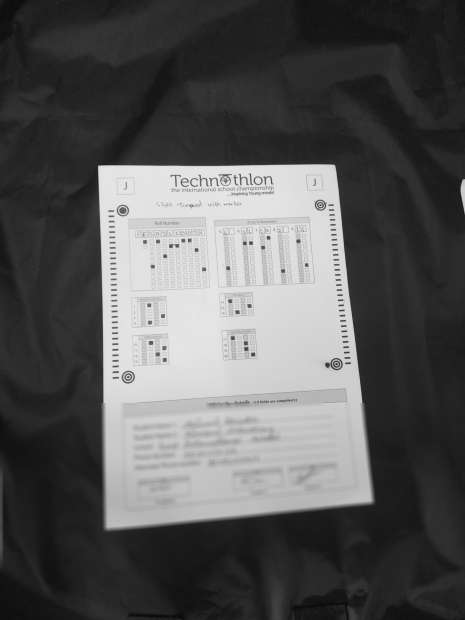
#> input picture samples/sample1/MobileCamera/sheet1.jpg, 930 x 1240 px (shown at 1/2 size)
$ jupyter execute --allow-errors OMR.ipynb
#> lines starting #> are read from the running program, lines starting #| are printed output that depends on the picture
# Algorithm OMR

OMR is used to match student roll on final exam scripts.<br />
Scripts are scanned using a document scanner and the cover pages are extracted for OMR

# Steps

Steps by images only <br />
1-read Image input

[cell 1]
import cv2
from IPython.display import display
from PIL import Image
image =cv2.imread("samples/sample1/MobileCamera/sheet1.jpg", cv2.IMREAD_GRAYSCALE)
#> image is the input picture: shape (1240, 930); min 9, max 237, mean 87.7
image = cv2.resize(image, None, fx = 0.65, fy = 0.65)
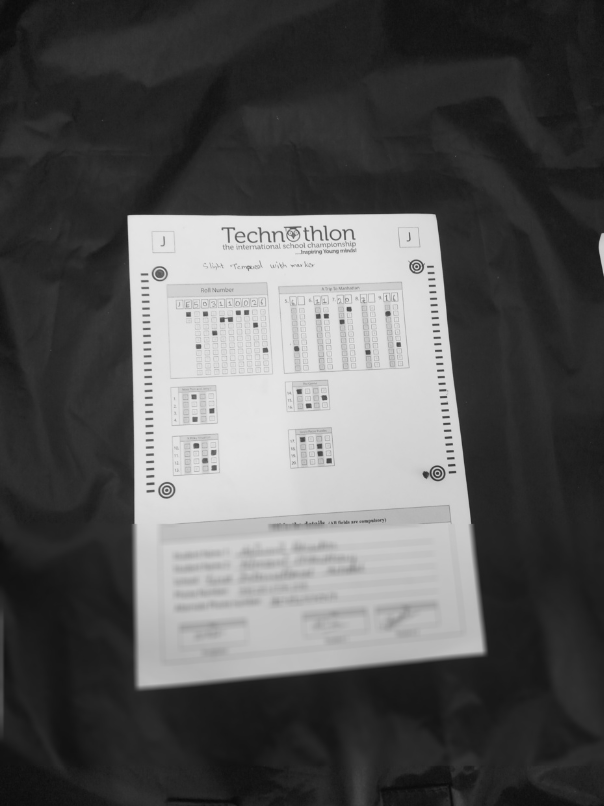
#> image: shape (806, 604); min 10, max 233, mean 87.6
display(Image.fromarray(image))

2- Check in tempale to preprocessing <br />
  croppage if input from Mobile <br />
    1-Find page <br />
    2-crop page

[cell 2]
image =cv2.imread("findpagecrop.png", cv2.IMREAD_GRAYSCALE)
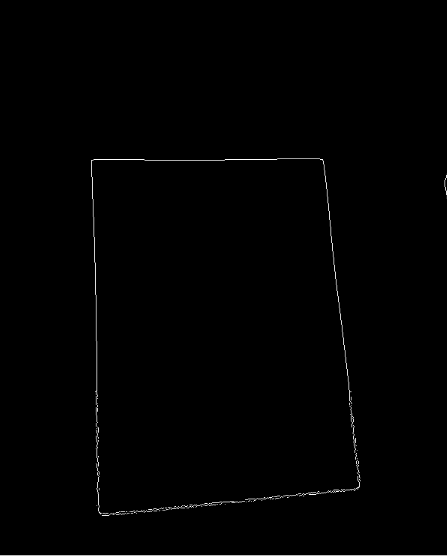
#> input picture findpagecrop.png, 447 x 556 px
#> image is the input picture: shape (556, 447); min 0, max 255, mean 1.4
display(Image.fromarray(image))

[cell 3]
image =cv2.imread("imagwaftercrop-mobile.jpg", cv2.IMREAD_GRAYSCALE)
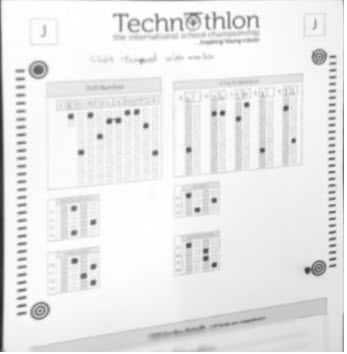
#> input picture imagwaftercrop-mobile.jpg, 347 x 354 px
#> image is the input picture: shape (354, 347); min 38, max 255, mean 233.1
display(Image.fromarray(image))

2- Crop Maker this step is used if mobile or scanar

[cell 4]
image =cv2.imread("imageaftercropmaker.jpg", cv2.IMREAD_GRAYSCALE)
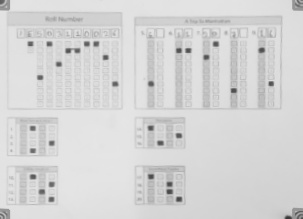
#> input picture imageaftercropmaker.jpg, 303 x 219 px
#> image is the input picture: shape (219, 303); min 54, max 231, mean 213.6
display(Image.fromarray(image))

Final step Read Response

[cell 5]
finalimage=cv2.imread("finalimag.jpg", cv2.IMREAD_GRAYSCALE)
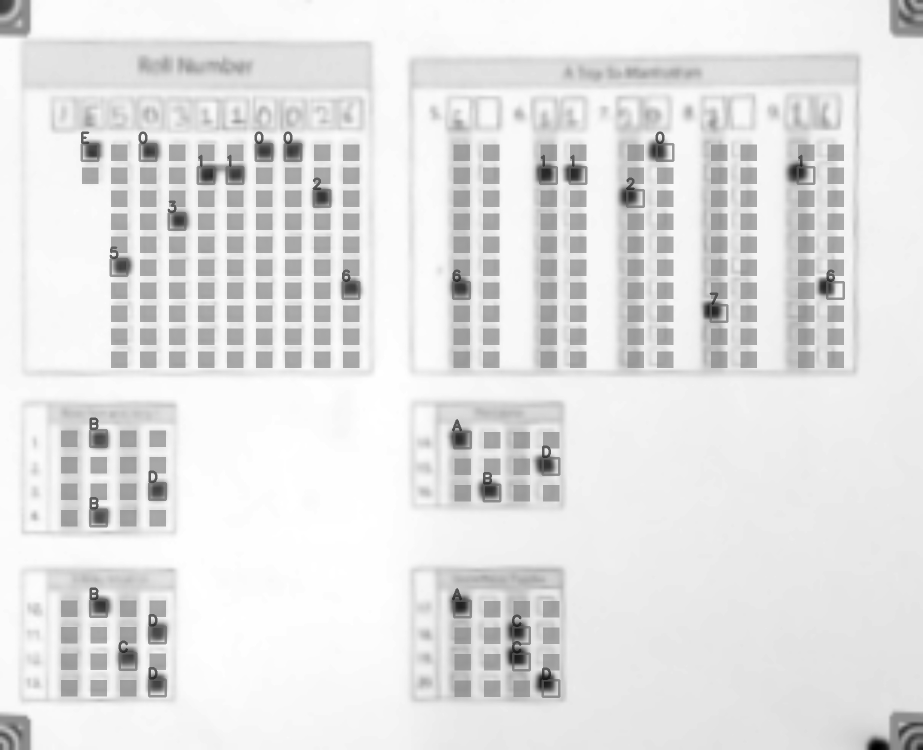
#> input picture finalimag.jpg, 1846 x 1500 px (shown at 1/2 size)
#> finalimage is the input picture: shape (1500, 1846); min 0, max 255, mean 226.7
display(Image.fromarray(finalimage))

# Definitons And Constant

[cell 6]
import cv2
import sys
import numpy as np
from IPython.display import display
from PIL import Image
#> (the rest of this cell did not finish here and is left out)

# Inputs

[cell 7]
f = open ('input/Mobile/template.json', "r")
#> (reads samples/template.json from the repository)
